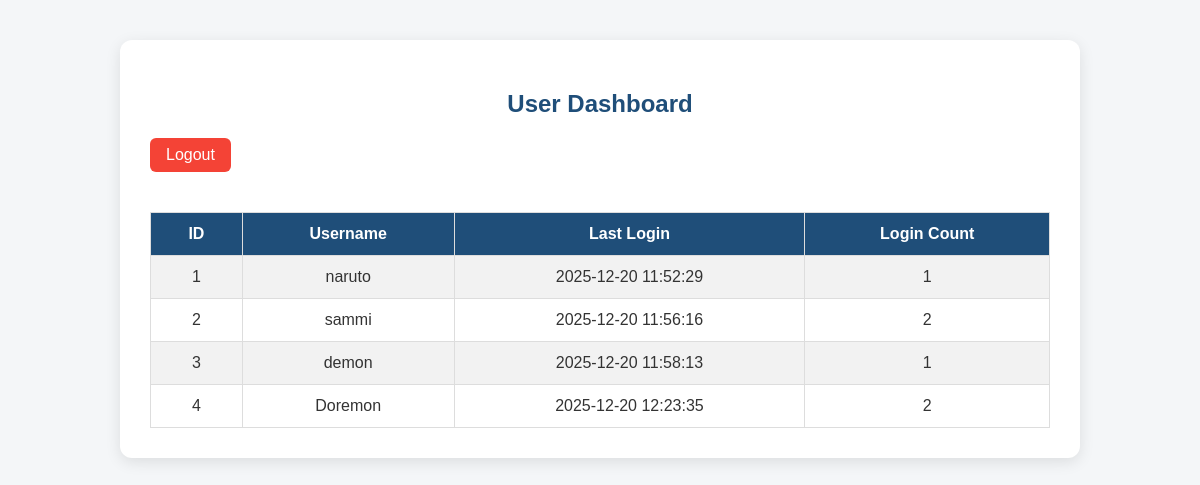
The page /dashboard (signed in) on the database as committed earlier.
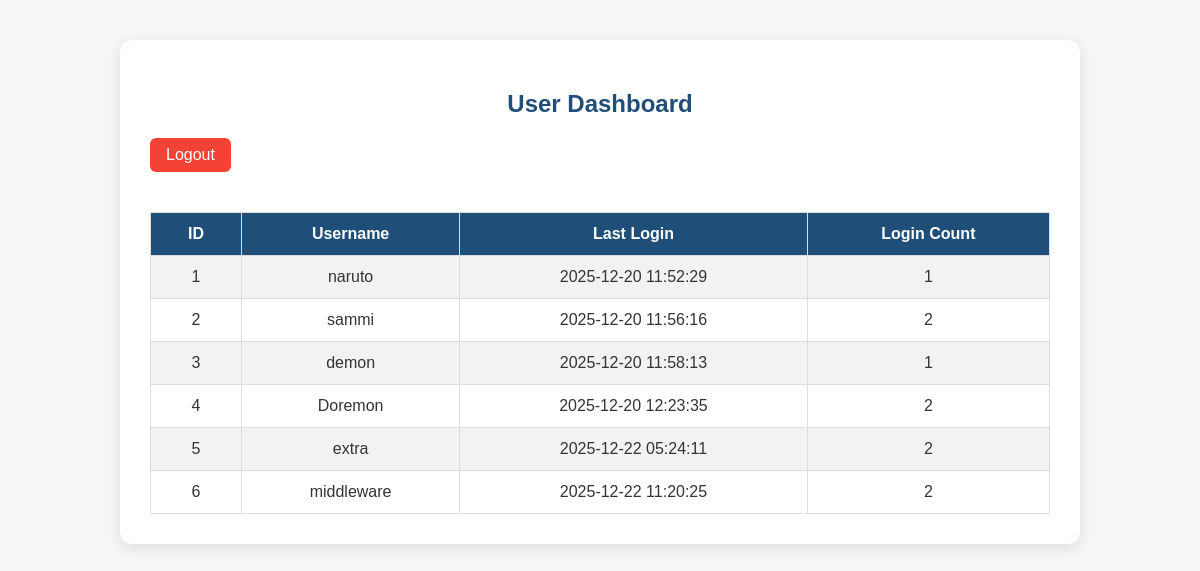
The same page on the database as committed later.
### tables this page shows
CREATE TABLE users (
            id INTEGER PRIMARY KEY AUTOINCREMENT,
            username TEXT UNIQUE NOT NULL,
            password TEXT NOT NULL,
            login_count INTEGER DEFAULT 0,
            last_login TEXT,
            created_at TEXT DEFAULT CURRENT_TIMESTAMP
        );

### backend/app.py (the view)
@app.route("/dashboard")
def dashboard():
    if "user" not in session:
        return redirect("/")
    users = get_all_users()
    return render_template("dashboard.html", users=users)

### backend/db.py (called while the page is built)
def get_connection():
    return sqlite3.connect(DB_PATH, check_same_thread=False)

def get_all_users():
    conn = get_connection()
    cursor = conn.cursor()
    cursor.execute(
        "SELECT id, username, last_login, login_count FROM users"
    )
    users = cursor.fetchall()
    conn.close()
    return users

### frontend/templates/dashboard.html (shortened to what this page needs)
<!DOCTYPE html>
<html>
<head>
</head>
<body>
    <div class="container">
        <h2>User Dashboard</h2>
        <a class="logout" href="/logout">Logout</a>
        <table>
            <tr>
                <th>ID</th>
                <th>Username</th>
                <th>Last Login</th>
                <th>Login Count</th>
            </tr>
            {% for u in users %}
            <tr>
                <td>{{ u[0] }}</td>
                <td>{{ u[1] }}</td>
                <td>{{ u[2] }}</td>
                <td>{{ u[3] }}</td>
            </tr>
            {% endfor %}
        </table>
    </div>
</body>
</html>

### frontend/templates/dashboard.html (style rules this page uses)
body { font-family: Arial, sans-serif; background: #f4f6f8; color: #333; margin: 0; padding: 0; }
.container { width: 90%; max-width: 900px; margin: 40px auto; background: #fff; padding: 30px; border-radius: 12px; box-shadow: 0 4px 15px rgba(0,0,0,0.1); }
h2 { text-align: center; color: #1f4e79; }
a.logout { display: inline-block; margin-bottom: 20px; text-decoration: none; color: white; background: #f44336; padding: 8px 16px; border-radius: 6px; }
table { width: 100%; border-collapse: collapse; margin-top: 20px; }
th, td { padding: 12px 15px; border: 1px solid #ddd; text-align: center; }
th { background-color: #1f4e79; color: #fff; }
tr:nth-child(even) { background-color: #f2f2f2; }

Rows that differ between the two databases and show on the page:
added users: id "5", username "extra", last_login "2025-12-22 05:24:11", login_count "2"
added users: id "6", username "middleware", last_login "2025-12-22 11:20:25", login_count "2"
